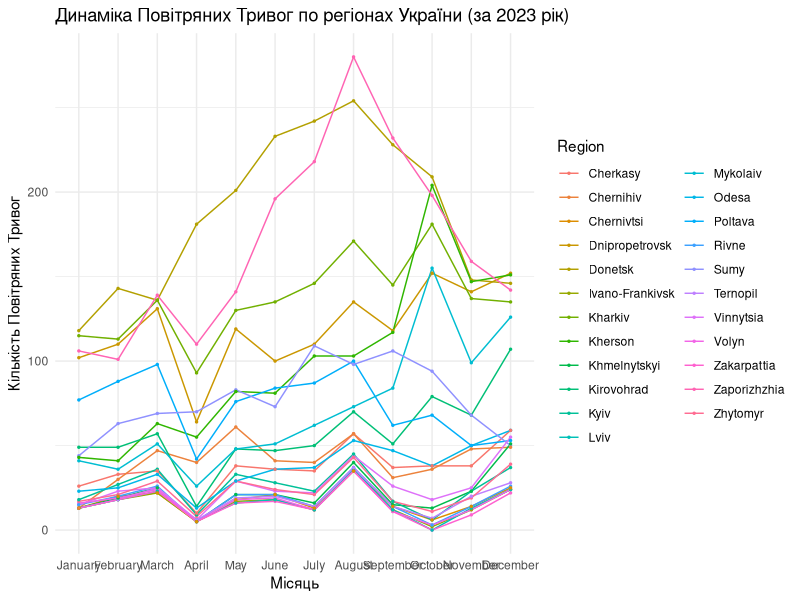
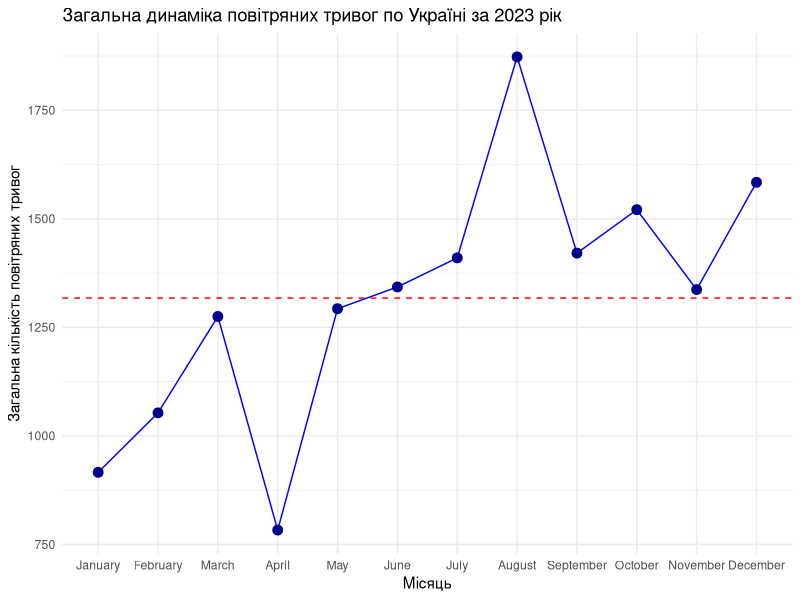
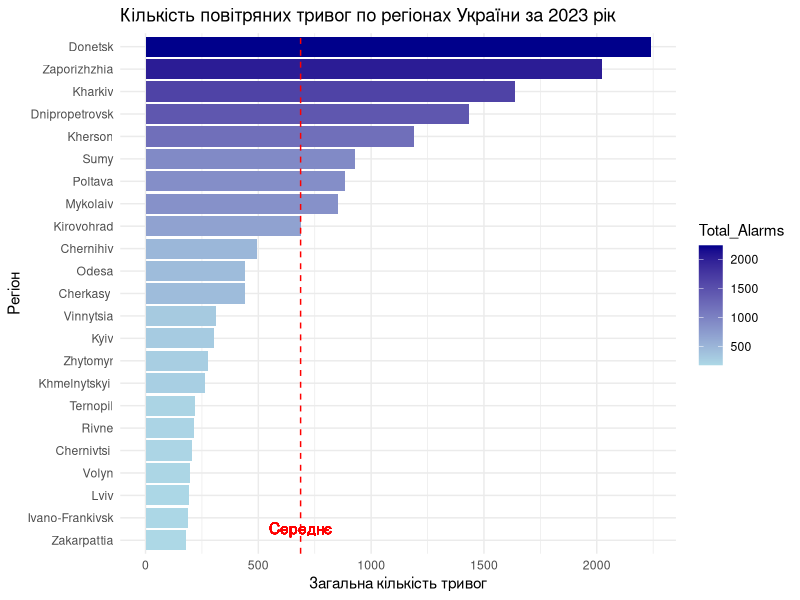

These charts were generated, in order, by the following R code:
## ---- chunk 1
# Встановлюємо налаштування для RMarkdown
knitr::opts_chunk$set(echo = TRUE, message = FALSE, warning = FALSE)

# Завантаження необхідних бібліотек
library(dplyr)
library(ggplot2)
library(knitr)  # Додаємо бібліотеку для kable
## ---- chunk 2
# Cайт:  https://alerts.in.ua/
# Даннi по Повiтрянним Тревогам по Українi за 2023 роки
data_list <- list(
  `January` = data.frame(
    Region = c("Vinnytsia", "Volyn", "Dnipropetrovsk", "Donetsk", "Zhytomyr", "Zakarpattia", "Zaporizhzhia", "Ivano-Frankivsk", "Kyiv", "Kirovohrad", "Lviv", "Mykolaiv", "Odesa", "Poltava", "Rivne", "Sumy", "Ternopil", "Kharkiv", "Kherson", "Khmelnytskyi ", "Cherkasy ", "Chernivtsi ", "Chernihiv"),
    Alarm = c(15, 16, 102, 118, 17, 13, 106, 13, 18, 49, 13, 41, 23, 77, 15, 44, 13, 115, 43, 13, 26, 13, 13)
  ),
  `February` = data.frame(
    Region = c("Vinnytsia", "Volyn", "Dnipropetrovsk", "Donetsk", "Zhytomyr", "Zakarpattia", "Zaporizhzhia", "Ivano-Frankivsk", "Kyiv", "Kirovohrad", "Lviv", "Mykolaiv", "Odesa", "Poltava", "Rivne", "Sumy", "Ternopil", "Kharkiv", "Kherson", "Khmelnytskyi ", "Cherkasy ", "Chernivtsi ", "Chernihiv"),
    Alarm = c(23, 19, 110, 143, 21, 18, 101, 18, 27, 49, 18, 36, 25, 88, 20, 63, 18, 113, 41, 19, 33, 20, 30)
  ),
  `March` = data.frame(
    Region = c("Vinnytsia", "Volyn", "Dnipropetrovsk", "Donetsk", "Zhytomyr", "Zakarpattia", "Zaporizhzhia", "Ivano-Frankivsk", "Kyiv", "Kirovohrad", "Lviv", "Mykolaiv", "Odesa", "Poltava", "Rivne", "Sumy", "Ternopil", "Kharkiv", "Kherson", "Khmelnytskyi ", "Cherkasy ", "Chernivtsi ", "Chernihiv"),
    Alarm = c(25, 24, 131, 136, 29, 23, 139, 22, 36, 57, 23, 51, 33, 98, 26, 69, 25, 136, 63, 25, 35, 22, 47)
  ),
  `April` = data.frame(
    Region = c("Vinnytsia", "Volyn", "Dnipropetrovsk", "Donetsk", "Zhytomyr", "Zakarpattia", "Zaporizhzhia", "Ivano-Frankivsk", "Kyiv", "Kirovohrad", "Lviv", "Mykolaiv", "Odesa", "Poltava", "Rivne", "Sumy", "Ternopil", "Kharkiv", "Kherson", "Khmelnytskyi ", "Cherkasy ", "Chernivtsi ", "Chernihiv"),
    Alarm = c(6, 5, 64, 181, 8, 5, 110, 5, 9, 14, 6, 26, 13, 42, 5, 70, 6, 93, 55, 5, 10, 5, 40)
  ),
  `May` = data.frame(
    Region = c("Vinnytsia", "Volyn", "Dnipropetrovsk", "Donetsk", "Zhytomyr", "Zakarpattia", "Zaporizhzhia", "Ivano-Frankivsk", "Kyiv", "Kirovohrad", "Lviv", "Mykolaiv", "Odesa", "Poltava", "Rivne", "Sumy", "Ternopil", "Kharkiv", "Kherson", "Khmelnytskyi ", "Cherkasy ", "Chernivtsi ", "Chernihiv"),
    Alarm = c(29, 18, 119, 201, 29, 16, 141, 17, 33, 48, 16, 48, 29, 76, 21, 83, 19, 130, 82, 21, 38, 18, 61)
  ),
  `June` = data.frame(
    Region = c("Vinnytsia", "Volyn", "Dnipropetrovsk", "Donetsk", "Zhytomyr", "Zakarpattia", "Zaporizhzhia", "Ivano-Frankivsk", "Kyiv", "Kirovohrad", "Lviv", "Mykolaiv", "Odesa", "Poltava", "Rivne", "Sumy", "Ternopil", "Kharkiv", "Kherson", "Khmelnytskyi ", "Cherkasy ", "Chernivtsi ", "Chernihiv"),
    Alarm = c(23, 19, 100, 233, 24, 17, 196, 18, 28, 47, 18, 51, 36, 84, 21, 73, 20, 135, 81, 21, 36, 21, 41)
  ),
  `July` = data.frame(
    Region = c("Vinnytsia", "Volyn", "Dnipropetrovsk", "Donetsk", "Zhytomyr", "Zakarpattia", "Zaporizhzhia", "Ivano-Frankivsk", "Kyiv", "Kirovohrad", "Lviv", "Mykolaiv", "Odesa", "Poltava", "Rivne", "Sumy", "Ternopil", "Kharkiv", "Kherson", "Khmelnytskyi ", "Cherkasy ", "Chernivtsi ", "Chernihiv"),
    Alarm = c(22, 12, 110, 242, 21, 12, 218, 12, 23, 50, 12, 62, 37, 87, 14, 109, 14, 146, 103, 16, 35, 13, 40)
  ),
  `August` = data.frame(
    Region = c("Vinnytsia", "Volyn", "Dnipropetrovsk", "Donetsk", "Zhytomyr", "Zakarpattia", "Zaporizhzhia", "Ivano-Frankivsk", "Kyiv", "Kirovohrad", "Lviv", "Mykolaiv", "Odesa", "Poltava", "Rivne", "Sumy", "Ternopil", "Kharkiv", "Kherson", "Khmelnytskyi ", "Cherkasy ", "Chernivtsi ", "Chernihiv"),
    Alarm = c(44, 35, 135, 254, 43, 35, 280, 35, 45, 70,  36, 73, 53, 100, 37, 98, 37, 171, 103, 40,  57, 35, 57)
  ),
  `September` = data.frame(
    Region = c("Vinnytsia", "Volyn", "Dnipropetrovsk", "Donetsk", "Zhytomyr", "Zakarpattia", "Zaporizhzhia", "Ivano-Frankivsk", "Kyiv", "Kirovohrad", "Lviv", "Mykolaiv", "Odesa", "Poltava", "Rivne", "Sumy", "Ternopil", "Kharkiv", "Kherson", "Khmelnytskyi ", "Cherkasy ", "Chernivtsi ", "Chernihiv"),
    Alarm = c(26, 11, 118, 228, 17, 11, 232, 12, 17, 51, 12, 84, 47, 62, 14, 106, 14, 145, 117, 15, 37, 14, 31)
  ),
  `October` = data.frame(
    Region = c("Vinnytsia", "Volyn", "Dnipropetrovsk", "Donetsk", "Zhytomyr", "Zakarpattia", "Zaporizhzhia", "Ivano-Frankivsk", "Kyiv", "Kirovohrad", "Lviv", "Mykolaiv", "Odesa", "Poltava", "Rivne", "Sumy", "Ternopil", "Kharkiv", "Kherson", "Khmelnytskyi ", "Cherkasy ", "Chernivtsi ", "Chernihiv"),
    Alarm = c(18, 3, 152, 209, 11, 0, 198, 2, 6, 79, 0, 155, 38, 68, 3, 94, 7, 181, 204, 13, 38,  6, 36)
  ),
  `November` = data.frame(
    Region = c("Vinnytsia", "Volyn", "Dnipropetrovsk", "Donetsk", "Zhytomyr", "Zakarpattia", "Zaporizhzhia", "Ivano-Frankivsk", "Kyiv", "Kirovohrad", "Lviv", "Mykolaiv", "Odesa", "Poltava", "Rivne", "Sumy", "Ternopil", "Kharkiv", "Kherson", "Khmelnytskyi ", "Cherkasy ", "Chernivtsi ", "Chernihiv"),
    Alarm = c(25, 12, 141, 148, 19, 9, 159, 12, 23, 68, 13, 99, 50, 50, 14, 68, 20, 137, 147, 23, 38, 14, 48)
  ),
  `December` = data.frame(
    Region = c("Vinnytsia", "Volyn", "Dnipropetrovsk", "Donetsk", "Zhytomyr", "Zakarpattia", "Zaporizhzhia", "Ivano-Frankivsk", "Kyiv", "Kirovohrad", "Lviv", "Mykolaiv", "Odesa", "Poltava", "Rivne", "Sumy", "Ternopil", "Kharkiv", "Kherson", "Khmelnytskyi ", "Cherkasy ", "Chernivtsi ", "Chernihiv"),
    Alarm = c(55, 24, 152, 146, 39, 22, 142, 24, 37, 107, 24, 126, 59, 53, 26, 50, 28, 135, 151, 51, 59, 25, 49)
  )
)

# Переглядаємо таблиці
for (month in names(data_list)) {
  cat("### Таблиця: Кількість Повiтряних Тревог по регіонах України за", month, "мiсяць\n")
  print(kable(data_list[[month]], caption = paste("Кількість Повiтряних Тревог по регіонах України за", month, "мiсяць")))
  cat("\n\n")
}

# Об'єднуємо дані для графіка
combined_data <- bind_rows(
  lapply(names(data_list), function(month) {
    data_list[[month]] %>%
      mutate(Month = month)
  })
)

# Перетворюємо місяць в фактор для правильного відображення на осі X
combined_data$Month <- factor(combined_data$Month, levels = names(data_list))


# Графік динаміки повітряних тривог по регіонах
p <- ggplot(combined_data, aes(x = Month, y = Alarm, group = Region, color = Region)) +
  geom_line() +
  geom_point(size = 2/4) +
  theme_minimal() +
  labs(
    title = "Динаміка Повітряних Тривог по регіонах України (за 2023 рік)",
    x = "Місяць",
    y = "Кількість Повітряних Тривог"
  )

print(p)  # Виводимо графік

# Обчислення загальної кількості тривог по всій Україні за кожний місяць
monthly_totals <- combined_data %>%
  group_by(Month) %>%
  summarise(Total_Alarms = sum(Alarm))

# Додаємо колонку з середнім значенням кількості тривог за місяць
monthly_totals <- monthly_totals %>%
  mutate(Average_Alarms = mean(Total_Alarms),
         SD_Alarms = sd(Total_Alarms))

# Виведення таблиці з результатами
print(kable(monthly_totals, caption = "Загальна кількість тривог по місяцям"))

## Гіпотеза 1: Стабільність рівня повітряних тривог
#чи можна вважати рівень повітряних тривог по Україні в цілому стабільним протягом досліджуваного періоду?
p <- ggplot(monthly_totals, aes(x = Month, y = Total_Alarms)) +
  geom_line(group = 1, color = "blue") +
  geom_point(size = 3, color = "darkblue") +
  geom_hline(aes(yintercept = Average_Alarms), linetype = "dashed", color = "red") +
  geom_ribbon(aes(ymin = Average_Alarms - SD_Alarms, ymax = Average_Alarms + SD_Alarms), 
              fill = "lightblue", alpha = 0.2) +
  theme_minimal() +
  labs(
    title = "Загальна динаміка повітряних тривог по Україні за 2023 рік",
    x = "Місяць",
    y = "Загальна кількість повітряних тривог"
  )

print(p)
#Висновок Гiпотези 1: З отриманними данними можна зробити наступнi спостереження: на початку року було збільшення кількості повітряних тривог, але потім у квітні 2023 року впали практично до нуля, потім йшло поступове зростання і піком кількості повітряних тривог був серпень 2023 року, в цьому місяці тенденція на збільшення повітряних тривог у відсотковому співвідношенні в порівнянні з іншими місяцями не відрізняється, але у них значно зросла. До кінця року тенденція почала падати і в повітряних тривог відповідно теж.

##Гiпотеза 2: Регіональні відмінності
#Чи можна вважати частоту повітряних тривог однаковою в усіх регіонах України? Якщо ні, то в яких регіонах відзначаються найвищі та найнижчі показники? Чи можна визначити зони найбільшого ризику на основі частоти тривог?

# Обчислення загальної кількості тривог по кожному регіону
regional_totals <- combined_data %>%
  group_by(Region) %>%
  summarise(Total_Alarms = sum(Alarm)) %>%
  arrange(desc(Total_Alarms))

# Додаємо середнє та стандартне відхилення для порівняння
regional_stats <- regional_totals %>%
  summarise(
    Average_Alarms = mean(Total_Alarms),
    SD_Alarms = sd(Total_Alarms)
  )

# Виведення таблиці з результатами
print(kable(regional_totals, caption = "Загальна кількість повітряних тривог по регіонах України"))

# Графік для порівняння частоти тривог по регіонах
p <- ggplot(regional_totals, aes(x = reorder(Region, Total_Alarms), y = Total_Alarms, fill = Total_Alarms)) +
  geom_bar(stat = "identity") +
  coord_flip() +
  theme_minimal() +
  labs(
    title = "Кількість повітряних тривог по регіонах України за 2023 рік",
    x = "Регіон",
    y = "Загальна кількість тривог"
  ) +
  scale_fill_gradient(low = "lightblue", high = "darkblue") +
  geom_hline(aes(yintercept = regional_stats$Average_Alarms), color = "red", linetype = "dashed") +
  geom_text(aes(y = regional_stats$Average_Alarms, label = "Середнє"), x = 1, color = "red", vjust = -0.5)

print(p)

# Визначення регіонів з найвищими та найнижчими показниками
highest_risk <- regional_totals %>% filter(Total_Alarms == max(Total_Alarms))
lowest_risk <- regional_totals %>% filter(Total_Alarms == min(Total_Alarms))

cat("Регіон з найвищим ризиком (найбільша кількість тривог):\n")
print(highest_risk)

cat("\nРегіон з найнижчим ризиком (найменша кількість тривог):\n")
print(lowest_risk)
